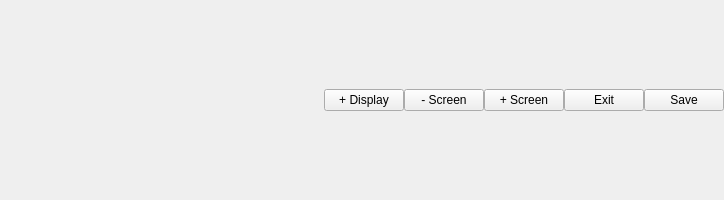
<?xml version="1.0" encoding="UTF-8"?>
<ui version="4.0">
 <class>DeckConfigBar</class>
 <widget class="QWidget" name="DeckConfigBar">
  <property name="geometry">
   <rect>
    <x>0</x>
    <y>0</y>
    <width>724</width>
    <height>200</height>
   </rect>
  </property>
  <property name="windowTitle">
   <string>Form</string>
  </property>
  <layout class="QGridLayout" name="gridLayout">
   <property name="leftMargin">
    <number>0</number>
   </property>
   <property name="topMargin">
    <number>0</number>
   </property>
   <property name="rightMargin">
    <number>0</number>
   </property>
   <property name="bottomMargin">
    <number>0</number>
   </property>
   <property name="spacing">
    <number>0</number>
   </property>
   <item row="0" column="0">
    <widget class="QWidget" name="widget" native="true">
     <layout class="QHBoxLayout" name="horizontalLayout">
      <property name="spacing">
       <number>0</number>
      </property>
      <property name="leftMargin">
       <number>0</number>
      </property>
      <property name="topMargin">
       <number>0</number>
      </property>
      <property name="rightMargin">
       <number>0</number>
      </property>
      <property name="bottomMargin">
       <number>0</number>
      </property>
      <item>
       <widget class="QWidget" name="leftWidget" native="true"/>
      </item>
      <item>
       <widget class="QWidget" name="midWidget" native="true">
        <layout class="QHBoxLayout" name="horizontalLayout_3"/>
       </widget>
      </item>
      <item>
       <widget class="QWidget" name="rightWidget" native="true">
        <layout class="QHBoxLayout" name="horizontalLayout_2">
         <property name="spacing">
          <number>0</number>
         </property>
         <property name="leftMargin">
          <number>0</number>
         </property>
         <property name="topMargin">
          <number>0</number>
         </property>
         <property name="rightMargin">
          <number>0</number>
         </property>
         <property name="bottomMargin">
          <number>0</number>
         </property>
         <item>
          <widget class="QPushButton" name="addDisplayBtn">
           <property name="text">
            <string>+ Display</string>
           </property>
          </widget>
         </item>
         <item>
          <widget class="QPushButton" name="delScreenBtn">
           <property name="text">
            <string>- Screen</string>
           </property>
          </widget>
         </item>
         <item>
          <widget class="QPushButton" name="addScreenBtn">
           <property name="text">
            <string>+ Screen</string>
           </property>
          </widget>
         </item>
         <item>
          <widget class="QPushButton" name="exitBtn">
           <property name="text">
            <string>Exit</string>
           </property>
          </widget>
         </item>
         <item>
          <widget class="QPushButton" name="saveBtn">
           <property name="text">
            <string>Save</string>
           </property>
          </widget>
         </item>
        </layout>
       </widget>
      </item>
     </layout>
    </widget>
   </item>
  </layout>
 </widget>
 <resources/>
 <connections/>
</ui>
